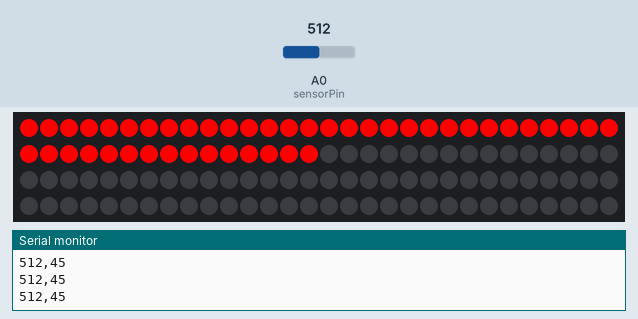
Bench run of a sketch on a simulated Arduino Nano, built with avr-gcc and run on an emulated ATmega328P. Shown: 120 RGB LEDs in strip order, left to right, continuing on the next row, the last lines printed to the serial monitor. Inputs (shaded band) come from the test bench; at power-on: A0 (sensorPin) = 512.

Above: at 1.2 s.
1.3 s: A0 (sensorPin) set to 190
At 2.4 s:
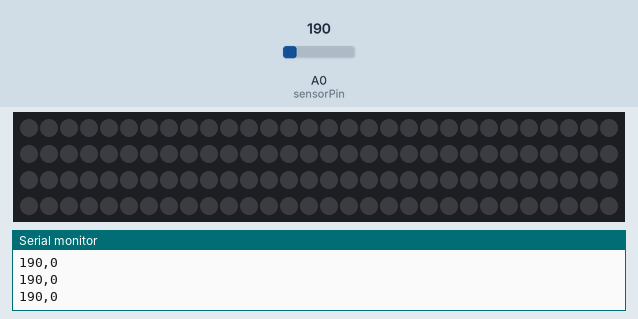
3.0 s: A0 (sensorPin) set to 1023
At 3.9 s:
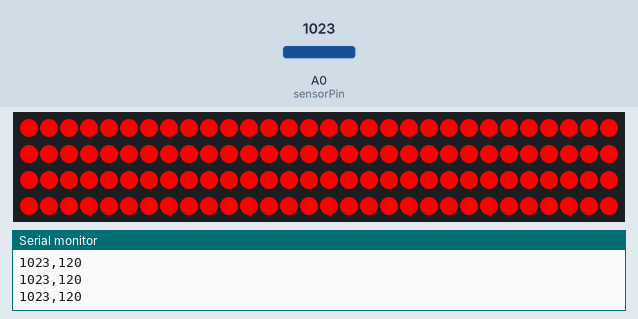
4.5 s: A0 (sensorPin) set to 511
At 5.8 s:
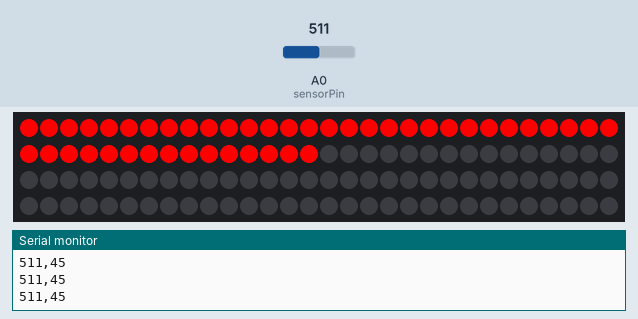
6.3 s: A0 (sensorPin) set to 122
At 7.3 s:
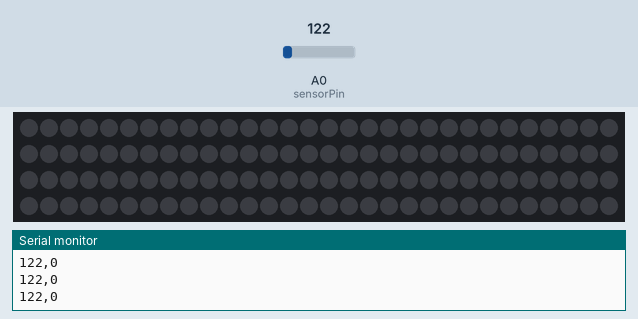
Timing chart, 0 to 9.0 s (numbered marks = the images above; inputs shaded):
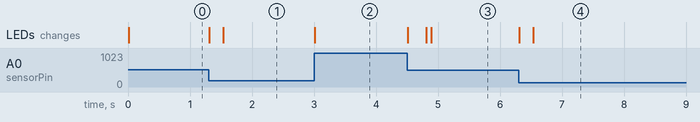

Measured:
- after the input at 1.3 s, the LEDs: first change at once (image 1 shows a later state)
- after the input at 3.0 s, the LEDs: change at once (image 2)
- after the input at 4.5 s, the LEDs: first change at once (image 3 shows a later state)
- after the input at 6.3 s, the LEDs: first change at once (image 4 shows a later state)

The sketch:

LEDstrip_punchtest.ino
```cpp
// This script drives a LED strip up and down depending on the force detected by the velostat

// LED strip: WS2812 RGB LED strip
// Requires 5V & 0.2W per LED (works on Nano with 5V bridge enabled - only when powered on USB)
// N = 120 leds on an original strip

// We ditched the Neopixel library because it was too slow
// The FastLED library works much better

/*
Wiring:
- Power:
  * External power to VIN Arduino
  * External power to LED strip
  * External power to (+) side Velostat

- Grounds
  * External GND to GND Arduino
  * External GND to GND LED strip
  * External GND to side 2 of the resistor

- Signals
  * DIN of the LED strip to pin 7 of the Arduino
  * (-) side velostat to side 1 of resistor (1.6 KΩ, brow/blue/red))
  * side 1 of the resistor [to] A0
*/

#include <FastLED.h>

#define ledPin 7
#define ledCount 120
#define sensorPin A0

// adapt to set thesholds & timers
const int lower_force_threshold = 200;
const long ledInterval = 0;
const long sensorInterval = 10;

unsigned long previousMillis = 0;


int sensorReading = 0;

CRGB leds[ledCount];
int currentLitLEDs = 0;
int targetLitLEDs = 0;

void setup() {
  Serial.begin(9600);
  FastLED.addLeds<NEOPIXEL, ledPin>(leds, ledCount);
  FastLED.clear();
  FastLED.show();
}

void loop() {
  unsigned long currentMillis = millis();

  if (currentMillis - previousMillis >= sensorInterval) {
    previousMillis = currentMillis;
    sensorReading = analogRead(sensorPin);
    Serial.print(sensorReading);
    targetLitLEDs = map(sensorReading, lower_force_threshold, 1023, 0, ledCount);
    if (targetLitLEDs < 0) {
      targetLitLEDs = 0;
    }
    Serial.print(",");
    Serial.println(targetLitLEDs);
  }

  // If the force value is increasing, go up fast
  if (targetLitLEDs > currentLitLEDs) {
    currentLitLEDs = targetLitLEDs;
    updateLEDStrip(currentLitLEDs);
  }

  // If the force value is decreasing, go down slowly
  else if (targetLitLEDs < currentLitLEDs) {
    currentLitLEDs--;  // Go down one LED at a time (slowly)
    updateLEDStrip(currentLitLEDs);
    delay(ledInterval);  // Slow down the decrease
  }
}

void updateLEDStrip(int numLitLEDs) {
  // Turn on LEDs below the current value and turn off others
  for (int i = 0; i < ledCount; i++) {
    if (i < numLitLEDs) {
      leds[i] = CRGB::Red;  // Set to red (or any other color)
    } else {
      leds[i] = CRGB::Black;  // Turn off the LED
    }
  }

  // Update the LED strip with the new values
  FastLED.show();
}
```
